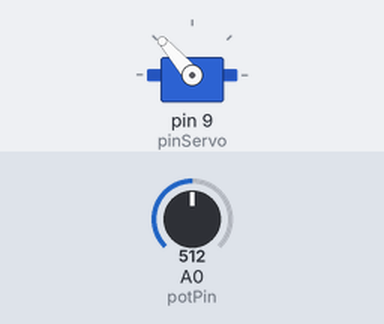
The sketch below on a simulated Arduino Uno, built with avr-gcc and run on an emulated ATmega328P. Shown: servo. The inputs (shaded band) are chosen by the test bench; at power-on: A0 (potPin) = 512.

Above: at 1.2 s.
1.3 s: A0 (potPin) set to 716
At 2.5 s:
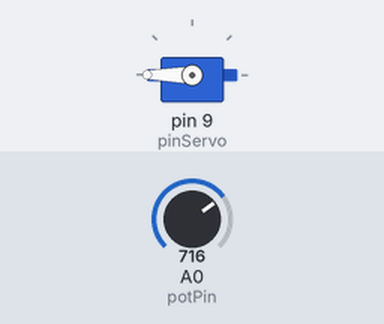
2.8 s: A0 (potPin) set to 306
At 4.0 s:
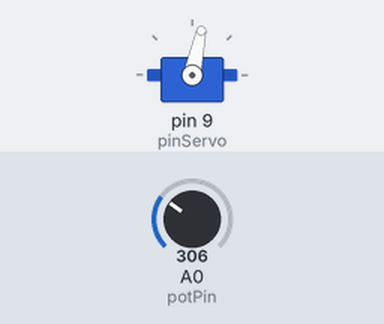
4.3 s: A0 (potPin) set to 122
At 4.6 s:
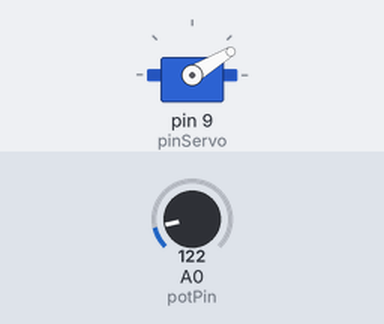
5.8 s: A0 (potPin) set to 0
At 6.3 s:
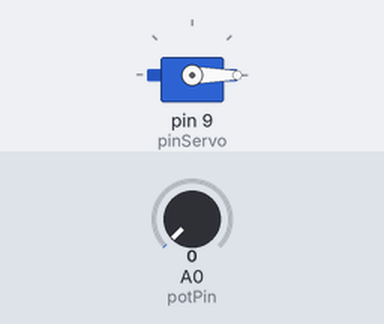
7.3 s: A0 (potPin) set to 511
At 7.8 s:
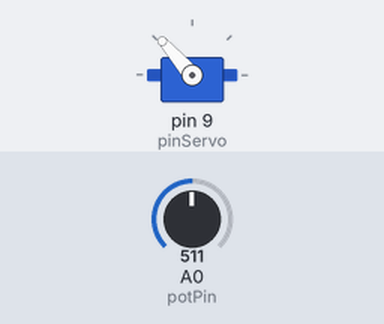
8.8 s: A0 (potPin) set to 900
At 9.4 s:
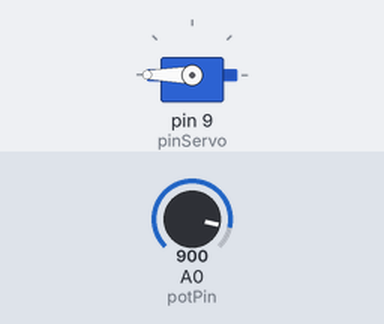
Timing chart, 0 to 11.3 s (numbered marks = the images above; inputs shaded):
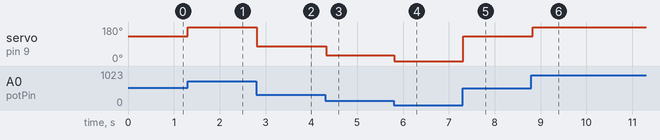

Measured:
- after the input at 1.3 s, servo on pin 9 (pinServo): 131° → 180° at once
- after the input at 2.8 s, servo on pin 9 (pinServo): 180° → 78° at once
- after the input at 4.3 s, servo on pin 9 (pinServo): 78° → 31° at once
- after the input at 5.8 s, servo on pin 9 (pinServo): 31° → 0° at once
- after the input at 7.3 s, servo on pin 9 (pinServo): 0° → 131° at once
- after the input at 8.8 s, servo on pin 9 (pinServo): 131° → 180° at once

The sketch:

movimiento_servo.ino
```cpp
#include<Servo.h>
//Configuracion servomotor
Servo servo;
int pulsoMin = 1500; //pulso maximo
int pulsoMax = 2500; //pulso minimo
int angulo = 0; //angulo de giro
int pinServo = 9; // pin del servomotor
//Configuracion potenciometro
int potPin = A0; //pin analogico A0
int potValue = 0; // Guardar el valor del potenciometro

void setup() {
 servo.attach(pinServo, pulsoMin, pulsoMax); //Inicializando servomotor
}

void loop() {

  potValue = analogRead(potPin);
  angulo = map(potValue, 0, 700, 0, 180);
  servo.write(angulo);
  delay(30);
}
```
